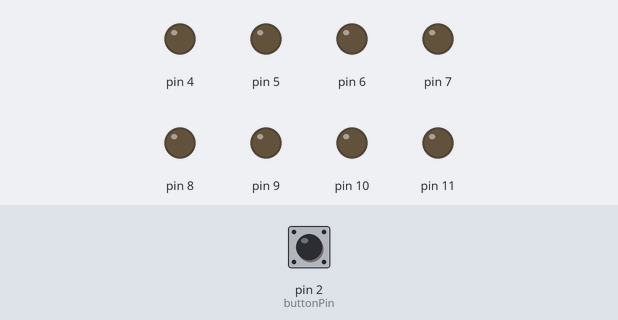
Recording of a sketch running on a simulated Arduino Uno, built with avr-gcc and run on an emulated ATmega328P. Parts: output pins drawn as LEDs (lit = HIGH). Inputs (shaded band) come from the test bench; at power-on: pin 2 (buttonPin) LOW.

Above: at 1.2 s.
1.3 s: pin 2 (buttonPin) pulled HIGH for 0.15 s
At 1.37 s:
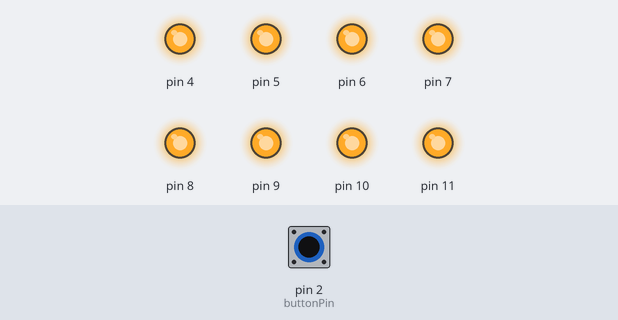
2.9 s: pin 2 (buttonPin) pulled HIGH for 3.2 s
At 7.2 s:
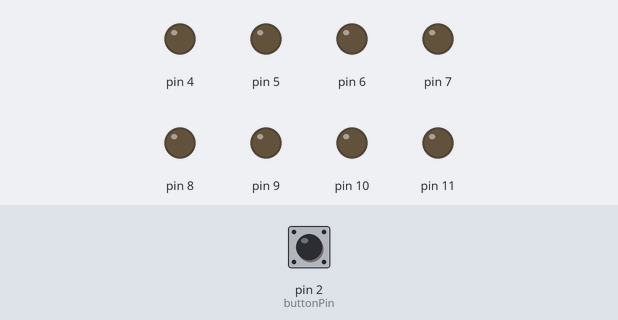
Timing chart, 0 to 8.7 s (numbered marks = the images above; inputs shaded):
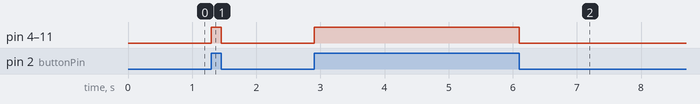

The sketch:

uno.ino
```cpp
int buttonPin = 2;
int ledPin[8];
boolean buttonState;

void setup() {
  for ( int i = 0 ; i < 8; i++ )
    ledPin[i] = i+4;
  for ( int i = 0 ; i < 8; i++ )
    pinMode(ledPin[i], OUTPUT);
  pinMode(buttonPin, INPUT);
}

void printOutput(int* input) {
  for ( int i = 0;i < 8; i++ )
    digitalWrite(ledPin[i], HIGH);
}

void printOutput1() {
  for ( int i = 0;i < 8; i++ )
    digitalWrite(ledPin[i], HIGH);
}

void printOutput2() {
  for ( int i = 0;i < 8; i++ )
    digitalWrite(ledPin[i], LOW);
}


void loop(){
  buttonState = digitalRead(buttonPin);

  // check if the pushbutton is pressed.
  // if it is, the buttonState is HIGH:
  if (buttonState == HIGH) {
    // turn LED on:
    printOutput1();
  }
  else {
    // turn LED off:
    printOutput2();
  }
}
```

Measured:
- after the input at 1.3 s, pin 4–11: LOW → HIGH at once, → LOW 0.15 s later
- after the input at 2.9 s, pin 4–11: LOW → HIGH at once, → LOW 3.2 s later
